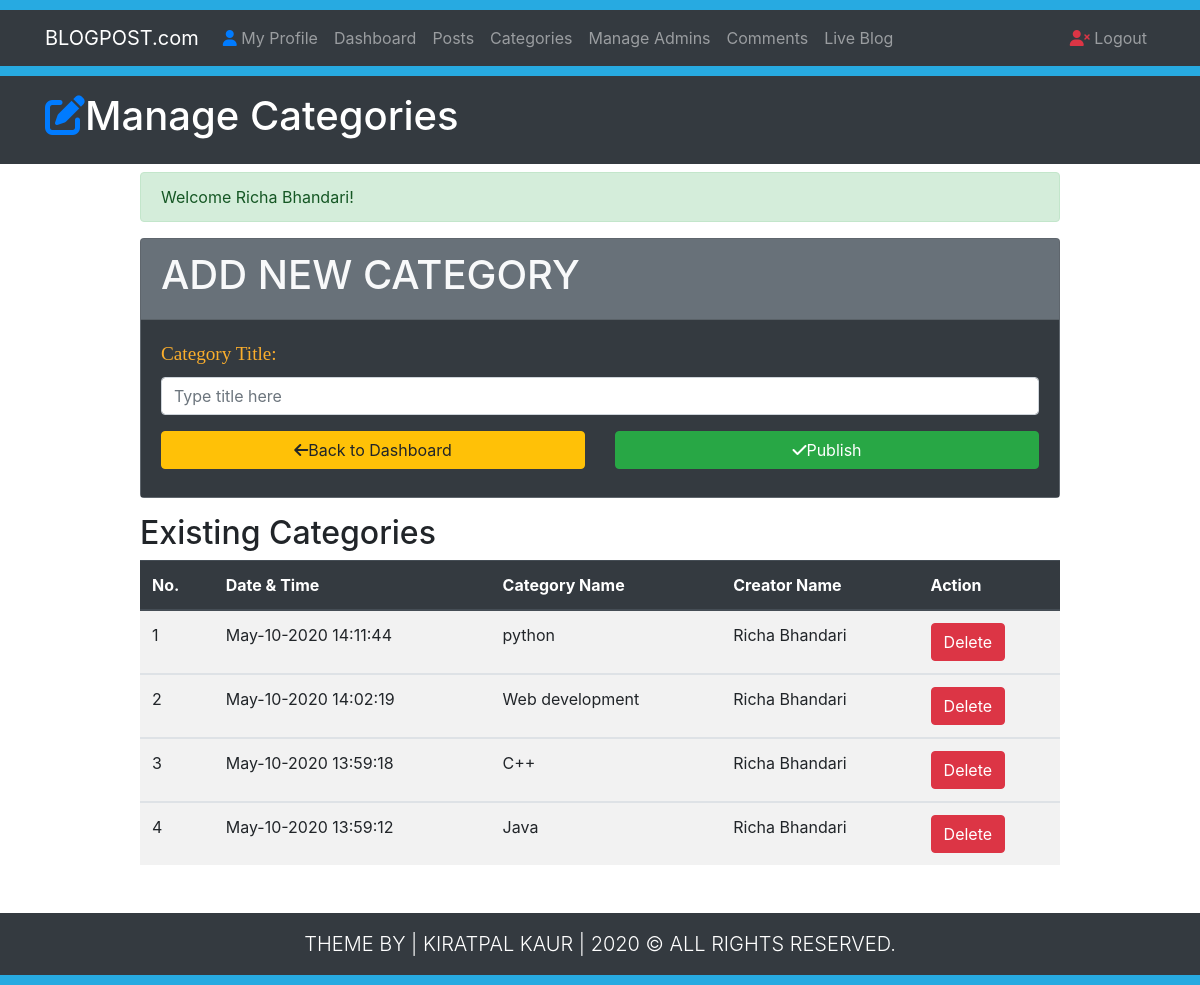
Screenshot of /Categories.php (signed in) with the database file from the repository.
### tables this page shows
CREATE TABLE `category` (
  `id` int(10) NOT NULL,
  `title` varchar(50) NOT NULL,
  `author` varchar(50) NOT NULL,
  `datetime` varchar(50) NOT NULL
);

### Categories.php (the view, shortened to what this page needs)
<?php require_once ("Includes/Sessions.php") ?>
<!DOCTYPE html>
<html lang="en">
<head>
    <link rel="stylesheet" href="Css/bootstrap.css">
    <link rel="stylesheet" href="Css/Style.css">
    <link rel="stylesheet" href="https://stackpath.bootstrapcdn.com/bootstrap/4.4.1/css/bootstrap.min.css">
</head>
<body>
<div style="height: 10px; background: #27aae1;"></div>
<nav class="navbar navbar-expand-lg navbar-dark bg-dark" >
    <div class="container">
        <a href="#" class="navbar-brand">BLOGPOST.com</a>
        <div class="collapse navbar-collapse" id="navbarcollapseCMS">
            <ul class="navbar-nav mr-auto">
                <li class="nav-item">
                    <a href="MyProfile.php" class="nav-link"><i class="fas fa-user text-primary"></i> My Profile</a>
                </li>
                <li class="nav-item">
                    <a href="Dashboard.php" class="nav-link">Dashboard</a>
                </li>
                <li class="nav-item">
                    <a href="Posts.php" class="nav-link">Posts</a>
                </li>
                <li class="nav-item">
                    <a href="Categories.php" class="nav-link">Categories</a>
                </li>
                <li class="nav-item">
                    <a href="Admins.php" class="nav-link">Manage Admins</a>
                </li>
                <li class="nav-item">
                    <a href="Comments.php" class="nav-link">Comments</a>
                </li>
                <li class="nav-item">
                    <a href="Blog.php?page=1" class="nav-link">Live Blog</a>
                </li>
            </ul>
            <ul class="navbar-nav ml-auto">
                <li class="nav-item"><a href="Logout.php" class="nav-link"><i class="fas fa-user-times text-danger"></i> Logout</a> </li>
            </ul>
        </div>
    </div>
</nav>
<div style="height: 10px; background: #27aae1;"></div>
<header class="bg-dark text-white py-3">
    <div class="container">
        <div class="row">
            <div class="col-md-12">
                <h1><i class="fas fa-edit text-primary"></i>Manage Categories</h1>
            </div>
        </div>
    </div>
</header>
<section class="container py-2 mb-4">
    <div class="row">
        <div class="offset-lg-1 col-lg-10" style="min-height: 400px; ">
            <?php
                echo SuccessMessage();
                ?>
            <form class="" action="Categories.php" method="post">
                <div class="card bg-secondary text-light mb-3">
                    <div class="card-header">
                        <h1>ADD NEW CATEGORY</h1>
                    </div>
                    <div class="card-body bg-dark">
                        <div class="form-group">
                            <label for="title"><span class="FieldInfo">Category Title:</span> </label>
                            <input class="form-control" type="text" name="CategoryTitle" id="title" placeholder="Type title here">
                        </div>
                        <div class="row" >
                            <div class="col-lg-6 mb-2">
                                <a href="Dashboard.php" class="btn btn-warning btn-block"><i class="fas fa-arrow-left"></i>Back to Dashboard </a>
                            </div>
                            <div class="col-lg-6 mb-2">
                                <button type="submit" name="Submit" class="btn btn-success btn-block">
                                    <i class="fas fa-check"></i>Publish
                                </button>
                            </div>
                        </div>
                    </div>
                </div>
            </form>
            <h2>Existing Categories</h2>
            <table class="table table-responsive-md table-striped table-hover ">
                <thead class="thead-dark">
                <tr>
                    <th>No.</th>
                    <th>Date & Time</th>
                    <th>Category Name</th>
                    <th>Creator Name</th>
                    <th>Action</th>
                </tr>
                </thead>
                <?php
                global $ConnectingDB;
                $sql = "SELECT * FROM category ORDER BY id DESC";
                $Execute = $ConnectingDB->query($sql);
                $SrNo = 0;
                while ($DataRows=$Execute->fetch())
                {
                    $CategoryId = $DataRows["id"];
                    $CategoryDate = $DataRows["datetime"];
                    $CategoryName = $DataRows["title"];
                    $CreatorName = $DataRows["author"];
                    $SrNo++;
                    ?>
                    <tbody>
                    <tr>
                        <td><?php echo htmlentities($SrNo); ?></td>
                        <td><?php echo htmlentities($CategoryDate); ?> </td>
                        <td><?php echo htmlentities($CategoryName); ?> </td>
                        <td><?php echo htmlentities($CreatorName); ?> </td>
                        <td><a href="DeleteCategory.php?id=<?php echo $CategoryId; ?>" class="btn btn-danger">Delete</a>  </td>
                    </tr>
                    </tbody>
                <?php } ?>
            </table>
        </div>
    </div>
</section>
<footer class="bg-dark text-white">
    <div class="container">
        <div class="row">
            <div class="col-md-12">
                <p class="lead text-center m-3">THEME BY | KIRATPAL KAUR | <span id="year"></span> &copy; ALL RIGHTS RESERVED.</p>
            </div>
        </div>
    </div>
</footer>
<div style="height: 10px; background: #27aae1;"></div>
</body>
</html>

### Includes/Sessions.php (shortened to what this page needs)
<?php
    function SuccessMessage(){
        if(isset($_SESSION["SuccessMessage"])){
            $Output = "<div class=\"alert alert-success\">";
            $Output .= htmlentities($_SESSION["SuccessMessage"]);
            $Output .= "</div>";
            return $Output;
        }
    }
?>

### Css/Style.css (style rules this page uses)
.FieldInfo { color: rgb(251,174,44); font-family: bitter,Georgia,"Times New Roman",times,serif; font-size: 1.2em; }

### rows the page displays
category: datetime "May-10-2020 14:11:44", title "python", author "Richa Bhandari"
category: datetime "May-10-2020 14:02:19", title "Web development", author "Richa Bhandari"
category: datetime "May-10-2020 13:59:18", title "C++", author "Richa Bhandari"
category: datetime "May-10-2020 13:59:12", title "Java", author "Richa Bhandari"

### other values shown
SuccessMessage() "Welcome Richa Bhandari!"
